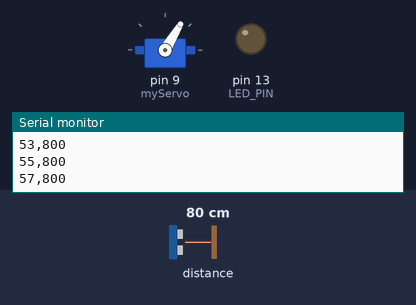
Bench run of a sketch on a simulated Arduino Uno, built with avr-gcc and run on an emulated ATmega328P. Shown: servo, output pins drawn as LEDs (lit = HIGH), the last lines printed to the serial monitor. Inputs (shaded band) come from the test bench; at power-on: distance to the obstacle 80 cm.

Above: at 1.79 s.
1.8 s: distance to the obstacle set to 12 cm
At 2.14 s:
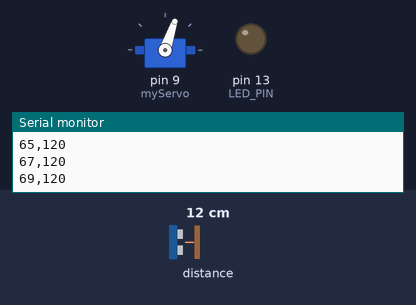
4.8 s: distance to the obstacle set to 9 cm
At 4.94 s:
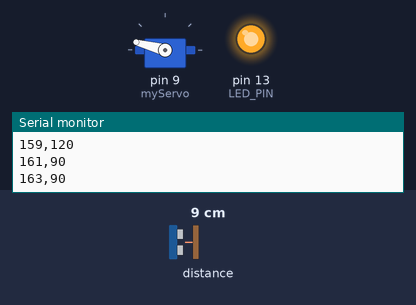
7.8 s: distance to the obstacle set to 18 cm
At 9.39 s:
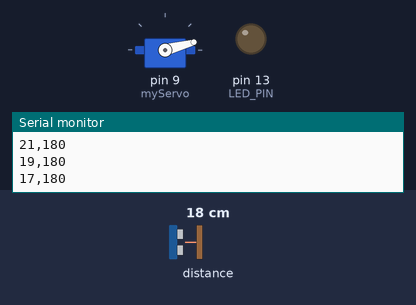
Timing chart, 0 to 16.8 s (numbered marks = the images above; inputs shaded):
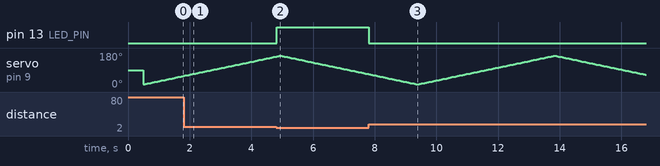

Measured:
- the behaviour switches between 11 and 10 cm on distance to the obstacle (found by bisection; images 1 and 2)
- after the input at 4.8 s, pin 13 (LED_PIN): LOW → HIGH at once
- after the input at 7.8 s, pin 13 (LED_PIN): HIGH → LOW at once

The sketch:

DebrisRadarArduino.ino
```cpp
#include <Wire.h>
#include <Adafruit_VL53L0X.h>
#include <Servo.h>

Adafruit_VL53L0X lox = Adafruit_VL53L0X();
Servo myServo;

const int LED_PIN = 13;
const int THRESHOLD_DIST = 100;  // Changed to 100mm (10cm) Danger Zone

void setup() {
  Serial.begin(115200);
  pinMode(LED_PIN, OUTPUT);

  myServo.attach(9);
  myServo.write(90);
  delay(500);

  if (!lox.begin()) {
    while (1) {
      digitalWrite(LED_PIN, HIGH); delay(100);
      digitalWrite(LED_PIN, LOW); delay(100);
    }
  }
}

void loop() {
  for (int i = 15; i <= 165; i += 2) {
    myServo.write(i);
    delay(25);
    int distance = getDistance();
    checkProximity(distance);
    sendData(i, distance);
  }
  for (int i = 165; i >= 15; i -= 2) {
    myServo.write(i);
    delay(25);
    int distance = getDistance();
    checkProximity(distance);
    sendData(i, distance);
  }
}

int getDistance() {
  VL53L0X_RangingMeasurementData_t measure;
  lox.rangingTest(&measure, false);
  if (measure.RangeStatus == 0) {
    return measure.RangeMilliMeter;
  } else {
    return 2000;
  }
}

void checkProximity(int distance) {
  // Ignored distances under 15mm to avoid self-reflections at this wider range
  if (distance <= THRESHOLD_DIST && distance > 15) {
    digitalWrite(LED_PIN, HIGH);
  } else {
    digitalWrite(LED_PIN, LOW);
  }
}

void sendData(int angle, int distance) {
  Serial.print(angle);
  Serial.print(",");
  Serial.println(distance);
}
```
